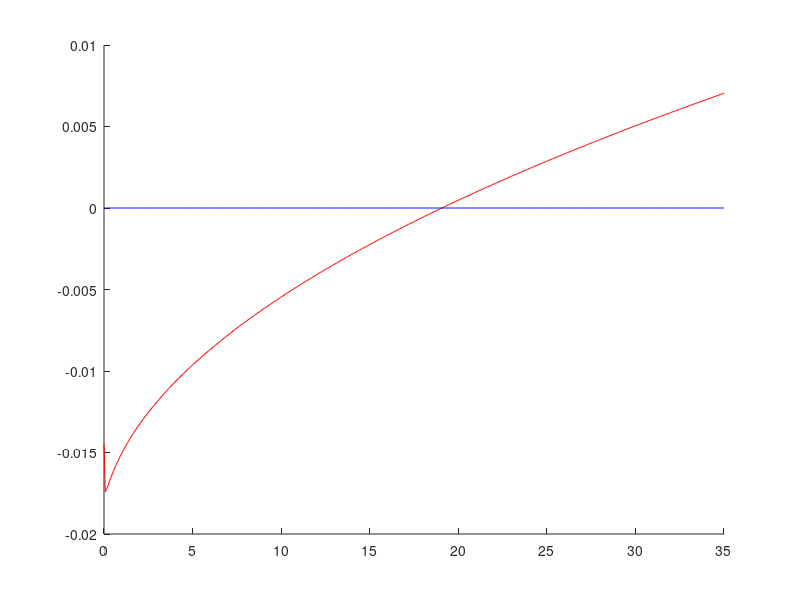

MATLAB code to generate this figure: (Note: this script raises an error after producing the figure.)
clear all; clc;
addpath("D:/$EVALUACION lo deje aca/Scripts octave/Tp4")
tol = 1e-6;
a0=19;

#Si graficamos z en funcion de a podemos obtener un intervalo en el cual podemos
#aplicar el metodo de biseccion o tambien podemos obtener un a0 del enunciado
#dado que nos dan una funcion w que se aproxima a la nuestra entonces a0=19
#en este caso elegimos el intervalo [15,20]
z= @(a) 0.04*sqrt(a+0.02).*(1-0.02)-0.02.*sqrt(3.*a)-0.02;
a = linspace(0,35,500);
figure(1);
hold on;
plot(a,z(a),'r-');
y1 = @(a) a*0;
plot(a,y1(a), 'b-');
hold off;
[p, rh, it, E_rel,tiempo]=biseccion_p(z,15,20,1000,tol);
a=p


#w= @(t) 0.04*sqrt(19+t).*(1-t)-t.*sqrt(3.*19)-t;
x2= @(t) 0.04*sqrt(a+t).*(1-t)-t.*sqrt(3.*a)-t;
y2= @(t) 0*t;
t = linspace(-3,3,500);
figure(2)
hold on;
plot(t,x2(t),'r-');
plot(t,y2(t),'b-');
[p, rh, it, E_rel,tiempo] = biseccion_p(x2,0,1,500,tol);
p

